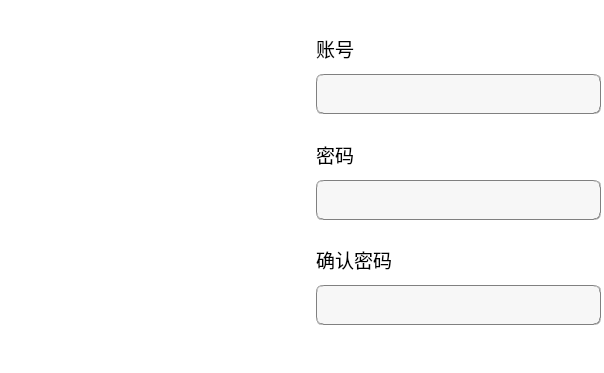
<?xml version="1.0" encoding="UTF-8"?>
<ui version="4.0">
 <class>signup</class>
 <widget class="QWidget" name="signup">
  <property name="geometry">
   <rect>
    <x>0</x>
    <y>0</y>
    <width>604</width>
    <height>373</height>
   </rect>
  </property>
  <property name="windowTitle">
   <string>Form</string>
  </property>
  <property name="styleSheet">
   <string notr="true">background-color: rgb(255, 255, 255);</string>
  </property>
  <widget class="QWidget" name="layoutWidget">
   <property name="geometry">
    <rect>
     <x>10</x>
     <y>10</y>
     <width>591</width>
     <height>361</height>
    </rect>
   </property>
   <layout class="QHBoxLayout" name="horizontalLayout_2">
    <item>
     <widget class="QLabel" name="imglabel">
      <property name="minimumSize">
       <size>
        <width>300</width>
        <height>300</height>
       </size>
      </property>
      <property name="text">
       <string/>
      </property>
     </widget>
    </item>
    <item>
     <layout class="QVBoxLayout" name="verticalLayout_2">
      <item>
       <layout class="QVBoxLayout" name="verticalLayout">
        <property name="spacing">
         <number>1</number>
        </property>
        <item>
         <spacer name="verticalSpacer">
          <property name="orientation">
           <enum>Qt::Orientation::Vertical</enum>
          </property>
          <property name="sizeHint" stdset="0">
           <size>
            <width>20</width>
            <height>40</height>
           </size>
          </property>
         </spacer>
        </item>
        <item>
         <widget class="QLabel" name="label">
          <property name="minimumSize">
           <size>
            <width>0</width>
            <height>50</height>
           </size>
          </property>
          <property name="font">
           <font>
            <family>华文彩云</family>
            <pointsize>14</pointsize>
           </font>
          </property>
          <property name="styleSheet">
           <string notr="true"/>
          </property>
          <property name="frameShadow">
           <enum>QFrame::Shadow::Sunken</enum>
          </property>
          <property name="text">
           <string>账号</string>
          </property>
         </widget>
        </item>
        <item>
         <widget class="QLineEdit" name="account">
          <property name="minimumSize">
           <size>
            <width>0</width>
            <height>40</height>
           </size>
          </property>
          <property name="styleSheet">
           <string notr="true">background-color: rgb(247, 247, 247);
border:1px groove gray;
border-radius:7px;
padding:2px 4px;
font: 10pt &quot;华文隶书&quot;;</string>
          </property>
         </widget>
        </item>
        <item>
         <spacer name="verticalSpacer_2">
          <property name="orientation">
           <enum>Qt::Orientation::Vertical</enum>
          </property>
          <property name="sizeHint" stdset="0">
           <size>
            <width>20</width>
            <height>40</height>
           </size>
          </property>
         </spacer>
        </item>
        <item>
         <widget class="QLabel" name="label_2">
          <property name="minimumSize">
           <size>
            <width>0</width>
            <height>50</height>
           </size>
          </property>
          <property name="font">
           <font>
            <family>华文彩云</family>
            <pointsize>14</pointsize>
           </font>
          </property>
          <property name="styleSheet">
           <string notr="true"/>
          </property>
          <property name="frameShadow">
           <enum>QFrame::Shadow::Sunken</enum>
          </property>
          <property name="text">
           <string>密码</string>
          </property>
         </widget>
        </item>
        <item>
         <widget class="QLineEdit" name="signup_password">
          <property name="minimumSize">
           <size>
            <width>0</width>
            <height>40</height>
           </size>
          </property>
          <property name="styleSheet">
           <string notr="true">background-color: rgb(247, 247, 247);
border:1px groove gray;
border-radius:7px;
padding:2px 4px;
font: 10pt &quot;华文隶书&quot;;</string>
          </property>
         </widget>
        </item>
        <item>
         <spacer name="verticalSpacer_3">
          <property name="orientation">
           <enum>Qt::Orientation::Vertical</enum>
          </property>
          <property name="sizeHint" stdset="0">
           <size>
            <width>20</width>
            <height>40</height>
           </size>
          </property>
         </spacer>
        </item>
        <item>
         <widget class="QLabel" name="label_3">
          <property name="minimumSize">
           <size>
            <width>0</width>
            <height>50</height>
           </size>
          </property>
          <property name="font">
           <font>
            <family>华文彩云</family>
            <pointsize>14</pointsize>
           </font>
          </property>
          <property name="styleSheet">
           <string notr="true"/>
          </property>
          <property name="frameShadow">
           <enum>QFrame::Shadow::Sunken</enum>
          </property>
          <property name="text">
           <string>确认密码</string>
          </property>
         </widget>
        </item>
        <item>
         <widget class="QLineEdit" name="signup_password2">
          <property name="minimumSize">
           <size>
            <width>0</width>
            <height>40</height>
           </size>
          </property>
          <property name="styleSheet">
           <string notr="true">background-color: rgb(247, 247, 247);
border:1px groove gray;
border-radius:7px;
padding:2px 4px;
font: 10pt &quot;华文隶书&quot;;</string>
          </property>
         </widget>
        </item>
       </layout>
      </item>
      <item>
       <spacer name="verticalSpacer_4">
        <property name="orientation">
         <enum>Qt::Orientation::Vertical</enum>
        </property>
        <property name="sizeHint" stdset="0">
         <size>
          <width>20</width>
          <height>40</height>
         </size>
        </property>
       </spacer>
      </item>
      <item>
       <layout class="QHBoxLayout" name="horizontalLayout">
        <item>
         <widget class="QPushButton" name="return_2">
          <property name="minimumSize">
           <size>
            <width>30</width>
            <height>40</height>
           </size>
          </property>
          <property name="styleSheet">
           <string notr="true">background-color:qlineargradient(spread:pad,x1:0.52,y1:1,x2:0.54,y2:0,
stop:0.0112994  rgba(64,145,232,255),
stop:1 rgba(255,255,255,255));
color:rgb(255,255,255);
border:0px groove gray;
border-radius:7px;
padding:2px 4px;
font:14pt&quot;华文隶书&quot;


</string>
          </property>
          <property name="text">
           <string>返回</string>
          </property>
         </widget>
        </item>
        <item>
         <widget class="QPushButton" name="confirm">
          <property name="minimumSize">
           <size>
            <width>30</width>
            <height>40</height>
           </size>
          </property>
          <property name="styleSheet">
           <string notr="true">background-color: qlineargradient(spread:pad, x1:0.52, y1:1, x2:0.54, y2:0, 
stop:0.0112994 rgba(64, 145, 232, 255), 
stop:1 rgba(255, 255, 255, 255));
color: rgb(255, 255, 255);
border:0px groove gray;
border-radius:7px;
padding:2px 4px;
font: 14pt &quot;华文隶书&quot;;</string>
          </property>
          <property name="text">
           <string>确定</string>
          </property>
         </widget>
        </item>
       </layout>
      </item>
     </layout>
    </item>
   </layout>
  </widget>
 </widget>
 <resources/>
 <connections/>
</ui>
